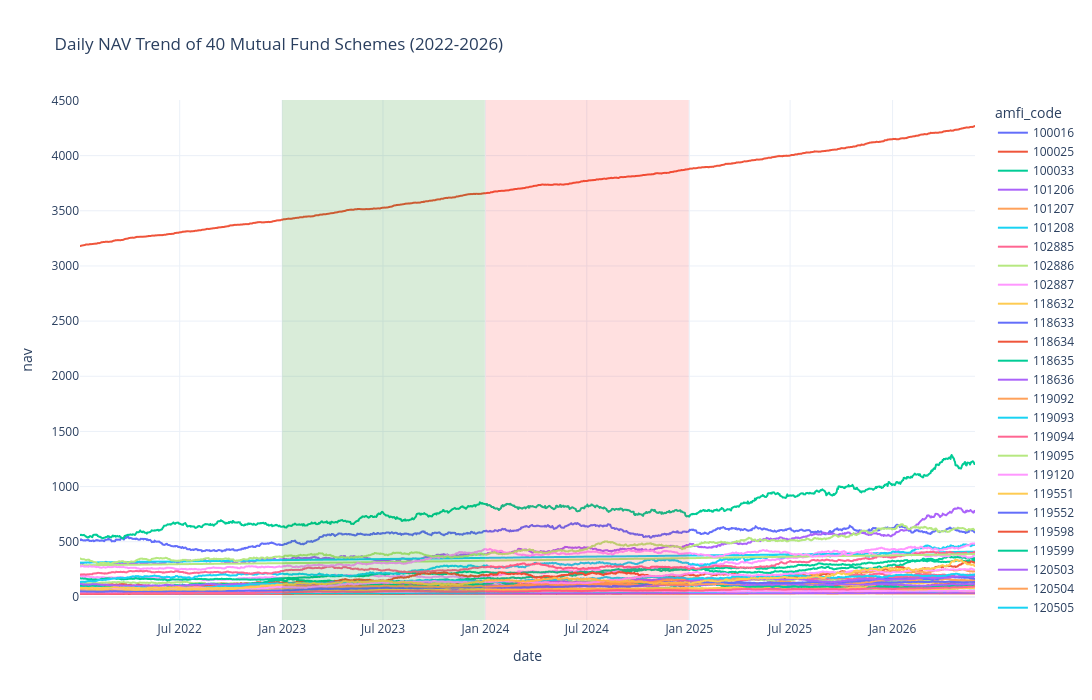

The code cell stored with this chart in its notebook:
### Code cell
# Create line chart for NAV trends

fig = px.line(
    nav,
    x="date",
    y="nav",
    color="amfi_code",
    title="Daily NAV Trend of 40 Mutual Fund Schemes (2022-2026)"
)

# Highlight 2023 Bull Run
fig.add_vrect(
    x0="2023-01-01",
    x1="2023-12-31",
    fillcolor="green",
    opacity=0.15,
    line_width=0
)

# Highlight 2024 Market Correction
fig.add_vrect(
    x0="2024-01-01",
    x1="2024-12-31",
    fillcolor="red",
    opacity=0.12,
    line_width=0
)

# Improve chart appearance
fig.update_layout(
    template="plotly_white",
    height=700,
    width=1200
)

# Show chart
fig.show()

### Figure 1 — Plotly figure (JSON) as saved in the notebook; plotly's stock layout.template omitted (floating-point values rounded to 4 significant figures; data arrays with more than 128 entries replaced by an {"elided": "..."} marker saying what was removed)
{"data": [{"hovertemplate": "amfi_code=100016<br>date=%{x}<br>nav=%{y}<extra></extra>", "legendgroup": "100016", "line": {"color": "#636efa", "dash": "solid"}, "marker": {"symbol": "circle"}, "mode": "lines", "name": "100016", "showlegend": true, "type": "scattergl", "x": {"elided": "1150 str values"}, "xaxis": "x", "y": {"elided": "1150 float values"}, "yaxis": "y"}, {"hovertemplate": "amfi_code=100025<br>date=%{x}<br>nav=%{y}<extra></extra>", "legendgroup": "100025", "line": {"color": "#EF553B", "dash": "solid"}, "marker": {"symbol": "circle"}, "mode": "lines", "name": "100025", "showlegend": true, "type": "scattergl", "x": {"elided": "1150 str values"}, "xaxis": "x", "y": {"elided": "1150 float values"}, "yaxis": "y"}, {"hovertemplate": "amfi_code=100033<br>date=%{x}<br>nav=%{y}<extra></extra>", "legendgroup": "100033", "line": {"color": "#00cc96", "dash": "solid"}, "marker": {"symbol": "circle"}, "mode": "lines", "name": "100033", "showlegend": true, "type": "scattergl", "x": {"elided": "1150 str values"}, "xaxis": "x", "y": {"elided": "1150 float values"}, "yaxis": "y"}, {"hovertemplate": "amfi_code=101206<br>date=%{x}<br>nav=%{y}<extra></extra>", "legendgroup": "101206", "line": {"color": "#ab63fa", "dash": "solid"}, "marker": {"symbol": "circle"}, "mode": "lines", "name": "101206", "showlegend": true, "type": "scattergl", "x": {"elided": "1150 str values"}, "xaxis": "x", "y": {"elided": "1150 float values"}, "yaxis": "y"}, {"hovertemplate": "amfi_code=101207<br>date=%{x}<br>nav=%{y}<extra></extra>", "legendgroup": "101207", "line": {"color": "#FFA15A", "dash": "solid"}, "marker": {"symbol": "circle"}, "mode": "lines", "name": "101207", "showlegend": true, "type": "scattergl", "x": {"elided": "1150 str values"}, "xaxis": "x", "y": {"elided": "1150 float values"}, "yaxis": "y"}, {"hovertemplate": "amfi_code=101208<br>date=%{x}<br>nav=%{y}<extra></extra>", "legendgroup": "101208", "line": {"color": "#19d3f3", "dash": "solid"}, "marker": {"symbol": "circle"}, "mode": "lines", "name": "101208", "showlegend": true, "type": "scattergl", "x": {"elided": "1150 str values"}, "xaxis": "x", "y": {"elided": "1150 float values"}, "yaxis": "y"}, {"hovertemplate": "amfi_code=102885<br>date=%{x}<br>nav=%{y}<extra></extra>", "legendgroup": "102885", "line": {"color": "#FF6692", "dash": "solid"}, "marker": {"symbol": "circle"}, "mode": "lines", "name": "102885", "showlegend": true, "type": "scattergl", "x": {"elided": "1150 str values"}, "xaxis": "x", "y": {"elided": "1150 float values"}, "yaxis": "y"}, {"hovertemplate": "amfi_code=102886<br>date=%{x}<br>nav=%{y}<extra></extra>", "legendgroup": "102886", "line": {"color": "#B6E880", "dash": "solid"}, "marker": {"symbol": "circle"}, "mode": "lines", "name": "102886", "showlegend": true, "type": "scattergl", "x": {"elided": "1150 str values"}, "xaxis": "x", "y": {"elided": "1150 float values"}, "yaxis": "y"}, {"hovertemplate": "amfi_code=102887<br>date=%{x}<br>nav=%{y}<extra></extra>", "legendgroup": "102887", "line": {"color": "#FF97FF", "dash": "solid"}, "marker": {"symbol": "circle"}, "mode": "lines", "name": "102887", "showlegend": true, "type": "scattergl", "x": {"elided": "1150 str values"}, "xaxis": "x", "y": {"elided": "1150 float values"}, "yaxis": "y"}, {"hovertemplate": "amfi_code=118632<br>date=%{x}<br>nav=%{y}<extra></extra>", "legendgroup": "118632", "line": {"color": "#FECB52", "dash": "solid"}, "marker": {"symbol": "circle"}, "mode": "lines", "name": "118632", "showlegend": true, "type": "scattergl", "x": {"elided": "1150 str values"}, "xaxis": "x", "y": {"elided": "1150 float values"}, "yaxis": "y"}, {"hovertemplate": "amfi_code=118633<br>date=%{x}<br>nav=%{y}<extra></extra>", "legendgroup": "118633", "line": {"color": "#636efa", "dash": "solid"}, "marker": {"symbol": "circle"}, "mode": "lines", "name": "118633", "showlegend": true, "type": "scattergl", "x": {"elided": "1150 str values"}, "xaxis": "x", "y": {"elided": "1150 float values"}, "yaxis": "y"}, {"hovertemplate": "amfi_code=118634<br>date=%{x}<br>nav=%{y}<extra></extra>", "legendgroup": "118634", "line": {"color": "#EF553B", "dash": "solid"}, "marker": {"symbol": "circle"}, "mode": "lines", "name": "118634", "showlegend": true, "type": "scattergl", "x": {"elided": "1150 str values"}, "xaxis": "x", "y": {"elided": "1150 float values"}, "yaxis": "y"}, {"hovertemplate": "amfi_code=118635<br>date=%{x}<br>nav=%{y}<extra></extra>", "legendgroup": "118635", "line": {"color": "#00cc96", "dash": "solid"}, "marker": {"symbol": "circle"}, "mode": "lines", "name": "118635", "showlegend": true, "type": "scattergl", "x": {"elided": "1150 str values"}, "xaxis": "x", "y": {"elided": "1150 float values"}, "yaxis": "y"}, {"hovertemplate": "amfi_code=118636<br>date=%{x}<br>nav=%{y}<extra></extra>", "legendgroup": "118636", "line": {"color": "#ab63fa", "dash": "solid"}, "marker": {"symbol": "circle"}, "mode": "lines", "name": "118636", "showlegend": true, "type": "scattergl", "x": {"elided": "1150 str values"}, "xaxis": "x", "y": {"elided": "1150 float values"}, "yaxis": "y"}, {"hovertemplate": "amfi_code=119092<br>date=%{x}<br>nav=%{y}<extra></extra>", "legendgroup": "119092", "line": {"color": "#FFA15A", "dash": "solid"}, "marker": {"symbol": "circle"}, "mode": "lines", "name": "119092", "showlegend": true, "type": "scattergl", "x": {"elided": "1150 str values"}, "xaxis": "x", "y": {"elided": "1150 float values"}, "yaxis": "y"}, {"hovertemplate": "amfi_code=119093<br>date=%{x}<br>nav=%{y}<extra></extra>", "legendgroup": "119093", "line": {"color": "#19d3f3", "dash": "solid"}, "marker": {"symbol": "circle"}, "mode": "lines", "name": "119093", "showlegend": true, "type": "scattergl", "x": {"elided": "1150 str values"}, "xaxis": "x", "y": {"elided": "1150 float values"}, "yaxis": "y"}, {"hovertemplate": "amfi_code=119094<br>date=%{x}<br>nav=%{y}<extra></extra>", "legendgroup": "119094", "line": {"color": "#FF6692", "dash": "solid"}, "marker": {"symbol": "circle"}, "mode": "lines", "name": "119094", "showlegend": true, "type": "scattergl", "x": {"elided": "1150 str values"}, "xaxis": "x", "y": {"elided": "1150 float values"}, "yaxis": "y"}, {"hovertemplate": "amfi_code=119095<br>date=%{x}<br>nav=%{y}<extra></extra>", "legendgroup": "119095", "line": {"color": "#B6E880", "dash": "solid"}, "marker": {"symbol": "circle"}, "mode": "lines", "name": "119095", "showlegend": true, "type": "scattergl", "x": {"elided": "1150 str values"}, "xaxis": "x", "y": {"elided": "1150 float values"}, "yaxis": "y"}, {"hovertemplate": "amfi_code=119120<br>date=%{x}<br>nav=%{y}<extra></extra>", "legendgroup": "119120", "line": {"color": "#FF97FF", "dash": "solid"}, "marker": {"symbol": "circle"}, "mode": "lines", "name": "119120", "showlegend": true, "type": "scattergl", "x": {"elided": "1150 str values"}, "xaxis": "x", "y": {"elided": "1150 float values"}, "yaxis": "y"}, {"hovertemplate": "amfi_code=119551<br>date=%{x}<br>nav=%{y}<extra></extra>", "legendgroup": "119551", "line": {"color": "#FECB52", "dash": "solid"}, "marker": {"symbol": "circle"}, "mode": "lines", "name": "119551", "showlegend": true, "type": "scattergl", "x": {"elided": "1150 str values"}, "xaxis": "x", "y": {"elided": "1150 float values"}, "yaxis": "y"}, {"hovertemplate": "amfi_code=119552<br>date=%{x}<br>nav=%{y}<extra></extra>", "legendgroup": "119552", "line": {"color": "#636efa", "dash": "solid"}, "marker": {"symbol": "circle"}, "mode": "lines", "name": "119552", "showlegend": true, "type": "scattergl", "x": {"elided": "1150 str values"}, "xaxis": "x", "y": {"elided": "1150 float values"}, "yaxis": "y"}, {"hovertemplate": "amfi_code=119598<br>date=%{x}<br>nav=%{y}<extra></extra>", "legendgroup": "119598", "line": {"color": "#EF553B", "dash": "solid"}, "marker": {"symbol": "circle"}, "mode": "lines", "name": "119598", "showlegend": true, "type": "scattergl", "x": {"elided": "1150 str values"}, "xaxis": "x", "y": {"elided": "1150 float values"}, "yaxis": "y"}, {"hovertemplate": "amfi_code=119599<br>date=%{x}<br>nav=%{y}<extra></extra>", "legendgroup": "119599", "line": {"color": "#00cc96", "dash": "solid"}, "marker": {"symbol": "circle"}, "mode": "lines", "name": "119599", "showlegend": true, "type": "scattergl", "x": {"elided": "1150 str values"}, "xaxis": "x", "y": {"elided": "1150 float values"}, "yaxis": "y"}, {"hovertemplate": "amfi_code=120503<br>date=%{x}<br>nav=%{y}<extra></extra>", "legendgroup": "120503", "line": {"color": "#ab63fa", "dash": "solid"}, "marker": {"symbol": "circle"}, "mode": "lines", "name": "120503", "showlegend": true, "type": "scattergl", "x": {"elided": "1150 str values"}, "xaxis": "x", "y": {"elided": "1150 float values"}, "yaxis": "y"}, {"hovertemplate": "amfi_code=120504<br>date=%{x}<br>nav=%{y}<extra></extra>", "legendgroup": "120504", "line": {"color": "#FFA15A", "dash": "solid"}, "marker": {"symbol": "circle"}, "mode": "lines", "name": "120504", "showlegend": true, "type": "scattergl", "x": {"elided": "1150 str values"}, "xaxis": "x", "y": {"elided": "1150 float values"}, "yaxis": "y"}, {"hovertemplate": "amfi_code=120505<br>date=%{x}<br>nav=%{y}<extra></extra>", "legendgroup": "120505", "line": {"color": "#19d3f3", "dash": "solid"}, "marker": {"symbol": "circle"}, "mode": "lines", "name": "120505", "showlegend": true, "type": "scattergl", "x": {"elided": "1150 str values"}, "xaxis": "x", "y": {"elided": "1150 float values"}, "yaxis": "y"}, {"hovertemplate": "amfi_code=120506<br>date=%{x}<br>nav=%{y}<extra></extra>", "legendgroup": "120506", "line": {"color": "#FF6692", "dash": "solid"}, "marker": {"symbol": "circle"}, "mode": "lines", "name": "120506", "showlegend": true, "type": "scattergl", "x": {"elided": "1150 str values"}, "xaxis": "x", "y": {"elided": "1150 float values"}, "yaxis": "y"}, {"hovertemplate": "amfi_code=120507<br>date=%{x}<br>nav=%{y}<extra></extra>", "legendgroup": "120507", "line": {"color": "#B6E880", "dash": "solid"}, "marker": {"symbol": "circle"}, "mode": "lines", "name": "120507", "showlegend": true, "type": "scattergl", "x": {"elided": "1150 str values"}, "xaxis": "x", "y": {"elided": "1150 float values"}, "yaxis": "y"}, {"hovertemplate": "amfi_code=120841<br>date=%{x}<br>nav=%{y}<extra></extra>", "legendgroup": "120841", "line": {"color": "#FF97FF", "dash": "solid"}, "marker": {"symbol": "circle"}, "mode": "lines", "name": "120841", "showlegend": true, "type": "scattergl", "x": {"elided": "1150 str values"}, "xaxis": "x", "y": {"elided": "1150 float values"}, "yaxis": "y"}, {"hovertemplate": "amfi_code=120842<br>date=%{x}<br>nav=%{y}<extra></extra>", "legendgroup": "120842", "line": {"color": "#FECB52", "dash": "solid"}, "marker": {"symbol": "circle"}, "mode": "lines", "name": "120842", "showlegend": true, "type": "scattergl", "x": {"elided": "1150 str values"}, "xaxis": "x", "y": {"elided": "1150 float values"}, "yaxis": "y"}, {"hovertemplate": "amfi_code=120843<br>date=%{x}<br>nav=%{y}<extra></extra>", "legendgroup": "120843", "line": {"color": "#636efa", "dash": "solid"}, "marker": {"symbol": "circle"}, "mode": "lines", "name": "120843", "showlegend": true, "type": "scattergl", "x": {"elided": "1150 str values"}, "xaxis": "x", "y": {"elided": "1150 float values"}, "yaxis": "y"}, {"hovertemplate": "amfi_code=120844<br>date=%{x}<br>nav=%{y}<extra></extra>", "legendgroup": "120844", "line": {"color": "#EF553B", "dash": "solid"}, "marker": {"symbol": "circle"}, "mode": "lines", "name": "120844", "showlegend": true, "type": "scattergl", "x": {"elided": "1150 str values"}, "xaxis": "x", "y": {"elided": "1150 float values"}, "yaxis": "y"}, {"hovertemplate": "amfi_code=125497<br>date=%{x}<br>nav=%{y}<extra></extra>", "legendgroup": "125497", "line": {"color": "#00cc96", "dash": "solid"}, "marker": {"symbol": "circle"}, "mode": "lines", "name": "125497", "showlegend": true, "type": "scattergl", "x": {"elided": "1150 str values"}, "xaxis": "x", "y": {"elided": "1150 float values"}, "yaxis": "y"}, {"hovertemplate": "amfi_code=125498<br>date=%{x}<br>nav=%{y}<extra></extra>", "legendgroup": "125498", "line": {"color": "#ab63fa", "dash": "solid"}, "marker": {"symbol": "circle"}, "mode": "lines", "name": "125498", "showlegend": true, "type": "scattergl", "x": {"elided": "1150 str values"}, "xaxis": "x", "y": {"elided": "1150 float values"}, "yaxis": "y"}, {"hovertemplate": "amfi_code=148567<br>date=%{x}<br>nav=%{y}<extra></extra>", "legendgroup": "148567", "line": {"color": "#FFA15A", "dash": "solid"}, "marker": {"symbol": "circle"}, "mode": "lines", "name": "148567", "showlegend": true, "type": "scattergl", "x": {"elided": "1150 str values"}, "xaxis": "x", "y": {"elided": "1150 float values"}, "yaxis": "y"}, {"hovertemplate": "amfi_code=148568<br>date=%{x}<br>nav=%{y}<extra></extra>", "legendgroup": "148568", "line": {"color": "#19d3f3", "dash": "solid"}, "marker": {"symbol": "circle"}, "mode": "lines", "name": "148568", "showlegend": true, "type": "scattergl", "x": {"elided": "1150 str values"}, "xaxis": "x", "y": {"elided": "1150 float values"}, "yaxis": "y"}, {"hovertemplate": "amfi_code=148569<br>date=%{x}<br>nav=%{y}<extra></extra>", "legendgroup": "148569", "line": {"color": "#FF6692", "dash": "solid"}, "marker": {"symbol": "circle"}, "mode": "lines", "name": "148569", "showlegend": true, "type": "scattergl", "x": {"elided": "1150 str values"}, "xaxis": "x", "y": {"elided": "1150 float values"}, "yaxis": "y"}, {"hovertemplate": "amfi_code=149322<br>date=%{x}<br>nav=%{y}<extra></extra>", "legendgroup": "149322", "line": {"color": "#B6E880", "dash": "solid"}, "marker": {"symbol": "circle"}, "mode": "lines", "name": "149322", "showlegend": true, "type": "scattergl", "x": {"elided": "1150 str values"}, "xaxis": "x", "y": {"elided": "1150 float values"}, "yaxis": "y"}, {"hovertemplate": "amfi_code=149323<br>date=%{x}<br>nav=%{y}<extra></extra>", "legendgroup": "149323", "line": {"color": "#FF97FF", "dash": "solid"}, "marker": {"symbol": "circle"}, "mode": "lines", "name": "149323", "showlegend": true, "type": "scattergl", "x": {"elided": "1150 str values"}, "xaxis": "x", "y": {"elided": "1150 float values"}, "yaxis": "y"}, {"hovertemplate": "amfi_code=149324<br>date=%{x}<br>nav=%{y}<extra></extra>", "legendgroup": "149324", "line": {"color": "#FECB52", "dash": "solid"}, "marker": {"symbol": "circle"}, "mode": "lines", "name": "149324", "showlegend": true, "type": "scattergl", "x": {"elided": "1150 str values"}, "xaxis": "x", "y": {"elided": "1150 float values"}, "yaxis": "y"}], "layout": {"height": 700, "legend": {"title": {"text": "amfi_code"}, "tracegroupgap": 0}, "shapes": [{"fillcolor": "green", "line": {"width": 0}, "opacity": 0.15, "type": "rect", "x0": "2023-01-01", "x1": "2023-12-31", "xref": "x", "y0": 0, "y1": 1, "yref": "y domain"}, {"fillcolor": "red", "line": {"width": 0}, "opacity": 0.12, "type": "rect", "x0": "2024-01-01", "x1": "2024-12-31", "xref": "x", "y0": 0, "y1": 1, "yref": "y domain"}], "title": {"text": "Daily NAV Trend of 40 Mutual Fund Schemes (2022-2026)"}, "width": 1200, "xaxis": {"anchor": "y", "domain": [0, 1], "title": {"text": "date"}}, "yaxis": {"anchor": "x", "domain": [0, 1], "title": {"text": "nav"}}}}
